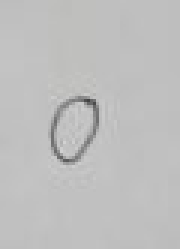
//> input picture classProjectStuff/365/proj5/365proj5/numpics/0.jpg, 60 x 83 px, given in place of the camera (shown 3 times larger)
$ ./recong ../proj5/365proj5/numpics/0.jpg ../proj5/365proj5/numpics/ ../proj5/365proj5/numpics/0.jpg   (built with g++ and OpenCV 4)
//> lines starting //> are read from the running program, lines starting //| are printed output that depends on the picture; after the words box and inside, x2 and y2 are one past the last pixel; in counts of white or black regions, pixels touching at a corner belong together
// Owen Goldthwaite
// 2/8/19
// Object Recongnition File

#include <opencv2/opencv.hpp>
#include <cstdio>
#include <cstdlib>
#include <dirent.h>
#include <cstring>
#include <string.h>
#include <math.h>
#include <fstream>
#include <iterator>

cv::Mat morphProcess(cv::Mat img);
std::vector<double> computeFeatures(cv::Mat img);
std::vector<double> computeFeaturesWithDraw(cv::Mat img, int drawcount);
std::vector<cv::Point> getLargestContour(std::vector<std::vector<cv::Point>> contours);
std::map<std::vector<double>, std::string> readVectorDatabase(std::string filename);
double calculateEuclidDist(std::vector<double> baseVec, std::vector<double> curVec, std::vector<std::vector<double>> meanStds);
std::vector<std::vector<double>> calcMeanStdev(std::vector<std::vector<double>> featureVecs);
std::vector<double> findClosestObject(std::vector<double> checkFeat, std::vector<std::vector<double>> featureDB);
std::vector<double> computeFeatures(cv::Mat img);
void writeNewUnknown(std::string filename, std::vector<double> featureVec);

using namespace std;
using namespace cv;

int main(int argc, char *argv[])
{
	//Initializing stuff for command lind inputs
	char dirname[256];
	DIR *dirp;
	struct dirent *dp;

	char vecDBName[256];
	char vidBool[256];

	// usage statement
	if(argc < 4) {
		printf("Usage %s <vector database filename> <image directory name> <1 for add objects w/ video, 0 for no> \n", argv[0]);
		exit(-1);
	}
	strcpy(vecDBName, argv[1]);
	strcpy(vidBool, argv[3]);
	//builtDB is just used a boolean to stop seg faults if vector.txt is empty
	int builtDB;
	std::cout << "Do you have a built vector dataset already? 1 for yes, 0 for no." << std::endl;
	std::cin >> builtDB;
//> the answer given: 3


	// read in vector database form the vector.txt
	std::map<std::vector<double>, std::string> vectorDB = readVectorDatabase(vecDBName);

	//Getting all keys out of the map and adding them to a features vector vector #lol
	std::vector<std::vector<double>> featureVectors;
	int i = 0;
	for(std::map<std::vector<double>, std::string>::iterator itr = vectorDB.begin(); itr != vectorDB.end(); ++itr)
	{
  		featureVectors.push_back(itr->first);
		i++;
	}

	// ---------------------------------------------
	// This if is mainly for initial training from given images and testing when not in Davis
	// It uses no video input, just images from a directory and that kinda stoooof.
	if(strcmp(vidBool, "0") == 0)
	{
		// by default, look at the current directory
		strcpy(dirname, ".");

		// if the user provided a directory path, use it
		if(argc > 1) {
			strcpy(dirname, argv[2]);
		}
		printf("Accessing directory %s\n\n", dirname);

		// open the directory
		dirp = opendir( dirname );
		if( dirp == NULL ) {
			printf("Cannot open directory %s\n", dirname);
			exit(-1);
		}

		int count = 0;
		cv::Mat curimg;

		int training;
		cout << "Building the vector file with images or identifiying objects in other images? 1 for build 0 for not: " << endl;
		cin >> training;

		if(builtDB == 1 && training == 0)
		{
			while( (dp = readdir(dirp)) != NULL )
			{
				if( strstr(dp->d_name, ".jpg") || strstr(dp->d_name, ".png") ||
					strstr(dp->d_name, ".ppm") || strstr(dp->d_name, ".tif") )
				{
					//Opening the image into a mat in a pretty dumb way, but it works
					char newfilename[256] = "";
					strcat(newfilename, dirname);
					strcat(newfilename, "/");
					strcat(newfilename, dp->d_name);

					//Reading in image
					curimg = cv::imread(newfilename);

					// Computing the feature vector of the given image and finding the closest vector inside the database
					// Then using that closest vector to access DB map to get the label of the image
					// Currently computing with the drawing function because
					std::vector<double> closestVec;
					std::vector<double> featureVec = computeFeatures(curimg);
					if(builtDB == 1)
						closestVec = findClosestObject(featureVec, featureVectors);
					//Just writing a label onto the video frame with object label
					std::string label = vectorDB.at(closestVec);
					cv::putText(curimg, label, cv::Point(50,50), cv::FONT_HERSHEY_COMPLEX, 1.0, cv::Scalar(255,255,255), 1, CV_AA);

					//Image output
					std::string s = std::to_string(count++);
					std::string outputname = "./output/image"+s+".png";

					cv::imwrite(outputname, curimg);
				}
			}

		}
		else
		{
			cout << "Not testing because either there is no built vectorDB already or you didnt want too!" << endl;
			//Opening file for writing vector information
			std::ofstream vectorOutput;
			vectorOutput.open("./vectors.txt");
			while( (dp = readdir(dirp)) != NULL )
			{
				if( strstr(dp->d_name, ".jpg") || strstr(dp->d_name, ".png") ||
					strstr(dp->d_name, ".ppm") || strstr(dp->d_name, ".tif") )
				{
					//Opening the image into a mat in a pretty dumb way, but it works
					char newfilename[256] = "";
					strcat(newfilename, dirname);
					strcat(newfilename, "/");
					strcat(newfilename, dp->d_name);

					//Reading in image
					curimg = cv::imread(newfilename);

					// Computing the feature vector of the given image and finding the closest vector inside the database
					// Then using that closest vector to access DB map to get the label of the image
					// Currently computing with the drawing function because
					std::vector<double> closestVec;
					std::vector<double> featureVec = computeFeaturesWithDraw(curimg, count++);
					if(builtDB == 1)
						closestVec = findClosestObject(featureVec, featureVectors);

					//Writing out vector information to a .txt file.
					for(size_t i = 0; i < featureVec.size(); i++)
					{
						vectorOutput << featureVec[i] << " ";
					}
					std::string imagefile = dp->d_name;
					std::string name = imagefile.substr(0, imagefile.find("."));
					vectorOutput << name << std::endl;
				}
			}
			// This is just a little trivial test to make sure everything is working
			curimg = cv::imread("test.png");
			std::vector<double> featureVec = computeFeatures(curimg);
			std::vector<double> closestVec = findClosestObject(featureVec, featureVectors);
			std::cout << "Item is: " << vectorDB.at(closestVec) << "\n";
		}

	}
	else
	{
	// ----------------------------------------------------------
	// This is the actual part that we will test with, image read in from camera and all that. I haven't tested it yet
	// but it will use the same code as the previous part just from a video so I highly doubt it won't work. The N key part
	// might not work but that's easy to fix when I need too.
		if(!(strcmp(vidBool, "0") == 0))
		{
			//Video input stuff here
			cv::VideoCapture *capdev;

			// open the video device
			capdev = new cv::VideoCapture(0);
			if( !capdev->isOpened() ) {
				printf("Unable to open video device\n");
				return(-1);
			}

			cv::Size refS( (int) capdev->get(cv::CAP_PROP_FRAME_WIDTH ),
					(int) capdev->get(cv::CAP_PROP_FRAME_HEIGHT));

			printf("Expected size: %d %d\n", refS.width, refS.height);

			cv::namedWindow("Video", 1);
			cv::Mat frame;

			int effect = 1;
			for(;;) {
				*capdev >> frame; // get a new frame from the camera, treat as a image
//> frame is the input picture: 83 rows x 60 cols, CV_8UC3; mean B, G, R 190.2, 190.4, 190.4

				if( frame.empty() )
				{
					printf("frame is empty\n");
					break;
				}

				//same stuff as before really,
				std::vector<double> closestVec;
				std::vector<double> featureVec = computeFeaturesWithDraw(frame, 0);
				if(builtDB == 1)
					closestVec = findClosestObject(featureVec, featureVectors);

				//Just writing a label onto the video frame with object label
				std::string label = vectorDB.at(closestVec);
				cv::putText(frame, label, cv::Point(50,50), cv::FONT_HERSHEY_COMPLEX, 1.0, cv::Scalar(0,0,0), 1, CV_AA);

				cv::imshow("Video", frame);

				// Hitting N to add the current object's vector to the database, type in a label.
				if(cv::waitKey(1) == 'n')
					writeNewUnknown(vecDBName, featureVec);


				if(cv::waitKey(1) == 'q')
					break;

			}

			// terminate the video capture
			printf("Terminating\n");
			delete capdev;

			return(0);
		}
		else
		{
			printf("\nSome argument was invalid, try again :)\n");
			exit(-1);
		}
	}
}

//Just a function to append stuff to a file, simple!
// [109 lines left out: functions writeNewUnknown, findClosestObject, calcMeanStdev, calculateEuclidDist, not called in this run]

// This reads in the information in the vectors.txt file and creates a map of the information.
// Each vector of doubles is mapped to a string label that denotes the object type
std::map<std::vector<double>, std::string> readVectorDatabase(std::string filename)
{
	// opening the file and declared values
	std::ifstream infile(filename);
	double val1,val2,val3,val4,val5,val6,val7,val8,val9;
	std::string label;

	// declaring the map
	std::map<std::vector<double>, std::string> databaseMap;

	// looping over the .txt file information and adding to to the map
	while(infile >> val1 >> val2 >> val3 >> val4>>val5>>val6>>val7>>val8>>val9>>label)
	{
		std::vector<double> fv;
		fv.push_back(val1);
		fv.push_back(val2);
		fv.push_back(val3);
		fv.push_back(val4);
		fv.push_back(val5);
		fv.push_back(val6);
		fv.push_back(val7);
		fv.push_back(val8);
		fv.push_back(val9);

		databaseMap.emplace(fv, label);
	}
	infile.close();

	return databaseMap;
}

//this is the main function where the features are computed, this one draws them at the end as well, the other one does not.
std::vector<double> computeFeaturesWithDraw(cv::Mat img, int drawcount)
{
//> called with drawcount = 0
	//converting image to grayscale
	cv::Mat cur_gray;
	cvtColor(img, cur_gray, cv::COLOR_BGR2GRAY);

	//thresholding out the white
	cv::Mat dest;
	threshold(cur_gray, dest, 125, 255, 1);
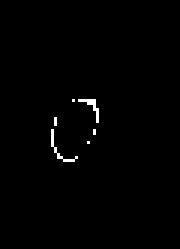
//> dest: 83 rows x 60 cols, CV_8UC1 (shown 3 times larger); 0.78% white in thin lines or dots, all inside (x1, y1, x2, y2) = (17, 33, 33, 54)

	//Morphological Processing to fill holes and clear noise
	dest = morphProcess(dest);

	//Conneceted Components function identifies connected component regions
	cv::connectedComponents(dest, dest, 8, CV_16U);
//> dest: 83 rows x 60 cols, CV_16UC1; every value is 0

	// Normalizing so that the entire image isn't just black. Black stays black, anything other turns white so the object can
	// actually be seen
	cv::Mat visibleRegions;
	cv::normalize(dest, visibleRegions, 0, 255, cv::NORM_MINMAX, CV_8U);

	//Some variables for contour stuff
	std::vector<std::vector<cv::Point>> contours;
	std::vector<cv::Vec4i> hierarchy;

	//This function finds the contours of the image, since it has been thresholded it should mainly be the primary object
	cv::findContours(visibleRegions, contours, hierarchy, cv::RETR_TREE,
	cv::CHAIN_APPROX_SIMPLE, cv::Point(0,0));
//> contours = 0 contours


	//getting largest area contour, assuming that to be the item
	std::vector<cv::Point> maxContour =  getLargestContour(contours);

	//created bounding rectangles, one for calculations and one for visualization
	cv::RotatedRect minRect = cv::minAreaRect(cv::Mat(maxContour));
	cv::Rect boundingRect = cv::boundingRect(maxContour);

	// Calculating Feature vector of each object
	// [Total Mass (moment 00), Extent of bounding box, Aspect Ratio of bounding box]
	std::vector<double> featureVec;
	cv::Moments moments = cv::moments(maxContour, false);
	cv::Point2f centroid = cv::Point2f(moments.m10/moments.m00, moments.m01/moments.m00);;

	// Total mass
	//featureVec.push_back(moments.m00);
	// Exxtent
	double rectWidth = boundingRect.width;
	double rectHeight = boundingRect.height;
	double rectArea = rectWidth * rectHeight;
	double contArea = cv::contourArea(maxContour);
	featureVec.push_back(contArea / rectArea);
	// Aspect Ratio
	featureVec.push_back(rectWidth / rectHeight);
	//Eccentricity
	double val = sqrt( ( moments.m20 - moments.m02 ) *  ( moments.m20 - moments.m02 )  + 4 * moments.m11 * moments.m11);
	val = ( moments.m20 + moments.m02 + val ) / ( moments.m20 + moments.m02 - val );
	featureVec.push_back(val);
	//humoments
	double hu[7];
	cv::HuMoments(moments, hu);
	featureVec.push_back(hu[0]);
	featureVec.push_back(hu[1]);
	featureVec.push_back(hu[2]);
	featureVec.push_back(hu[3]);
	featureVec.push_back(hu[4]);
	featureVec.push_back(hu[5]);

	//---------------------------
	// All this stuff is just for drawing the images, not really necessary apart from testing.
	//Drawing Contours
	cv::Scalar color = cv::Scalar(255,255,255);
	cv::Mat drawing = cv::Mat::zeros(visibleRegions.size(), CV_8UC3);
	for(int i = 0; i < contours.size(); i++)
	{
		cv::drawContours(drawing, contours, i, color, 2, 8, hierarchy, 0 ,
						 cv::Point());
	}

	//Drawing bounding box
	cv::Point2f rectPoints[4];
	minRect.points(rectPoints);
	for(int j = 0; j < 4; j++)
		cv::line(drawing, rectPoints[j], rectPoints[(j+1)%4], color, 1, 8);

	//Drawing the centroid
	cv::circle(drawing, centroid, 4, color, -1, 8, 0);

	//Drawing some text for the feature
	std::string featureVal = std::to_string(featureVec[4]);
	std::string featureText = "Hu Moment 0 " + featureVal;
	cv::putText(drawing, featureText, cv::Point(50,50), cv::FONT_HERSHEY_COMPLEX, 1.0, cv::Scalar(255,255,255), 1, CV_AA);

	//Image output
	std::string s = std::to_string(drawcount);
	std::string outputname = "./output/image"+s+".png";

	//cv::imshow("Scary Video", drawing);
	cv::imwrite(outputname, drawing);

	return featureVec;

}

//This function is identical to the one above except it does not draw and output the images
// [67 lines left out: function computeFeatures, not called in this run]

//Returns largest countour vector by area, pretty simple
std::vector<cv::Point> getLargestContour(std::vector<std::vector<cv::Point>> contours)
{
	double max = 0;
	int maxIndex = 0;
	for(int i = 0; i < contours.size(); i++)
	{
		double area = cv::contourArea(contours[i]);
		if(area > max)
		{
			max = area;
			maxIndex = i;
		}
	}
//> this loop made 0 passes
//> after the loop, max = 0; maxIndex = 0
//> (the run ends here: the program crashes, at `return contours[maxIndex];`)

$ run again, on classProjectStuff/365/proj5/365proj5/numpics/2.jpg
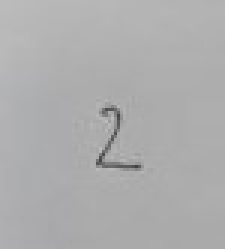
//> input picture classProjectStuff/365/proj5/365proj5/numpics/2.jpg, 75 x 83 px, given in place of the camera (shown 3 times larger)
//> frame is the input picture: 83 rows x 75 cols, CV_8UC3; mean B, G, R 173.7, 173.2, 173.2
//> in computeFeaturesWithDraw, `threshold(cur_gray, dest, 125, 255, 1);`:
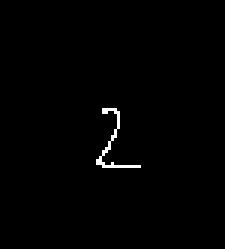
//> dest: 83 rows x 75 cols, CV_8UC1 (shown 3 times larger); 0.74% white in thin lines or dots, all inside (x1, y1, x2, y2) = (32, 36, 47, 56)
//> contours = 0 contours
//> after the loop in getLargestContour, `for(int i = 0; i < contours.size(); i++)`: max = 0

$ run again, on classProjectStuff/365/proj5/365proj5/numpics/3.jpg
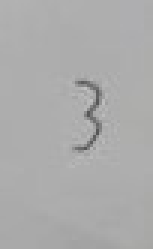
//> input picture classProjectStuff/365/proj5/365proj5/numpics/3.jpg, 51 x 83 px, given in place of the camera (shown 3 times larger)
//> frame is the input picture: 83 rows x 51 cols, CV_8UC3; mean B, G, R 171.4, 171.5, 171.5
//> in computeFeaturesWithDraw, `threshold(cur_gray, dest, 125, 255, 1);`:
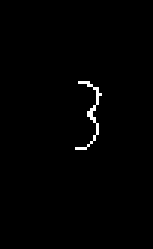
//> dest: 83 rows x 51 cols, CV_8UC1 (shown 3 times larger); 0.85% white in thin lines or dots, all inside (x1, y1, x2, y2) = (25, 27, 34, 50)
//> contours = 0 contours
//> after the loop in getLargestContour, `for(int i = 0; i < contours.size(); i++)`: max = 0

$ run again, on classProjectStuff/365/proj5/365proj5/numpics/4.jpg
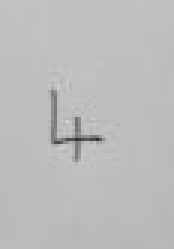
//> input picture classProjectStuff/365/proj5/365proj5/numpics/4.jpg, 58 x 83 px, given in place of the camera (shown 3 times larger)
//> frame is the input picture: 83 rows x 58 cols, CV_8UC3; mean B, G, R 187.9, 187.9, 187.9
//> in computeFeaturesWithDraw, `threshold(cur_gray, dest, 125, 255, 1);`:
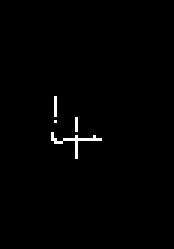
//> dest: 83 rows x 58 cols, CV_8UC1 (shown 3 times larger); 0.85% white in thin lines or dots, all inside (x1, y1, x2, y2) = (17, 32, 34, 53)
//> contours = 0 contours
//> after the loop in getLargestContour, `for(int i = 0; i < contours.size(); i++)`: max = 0
